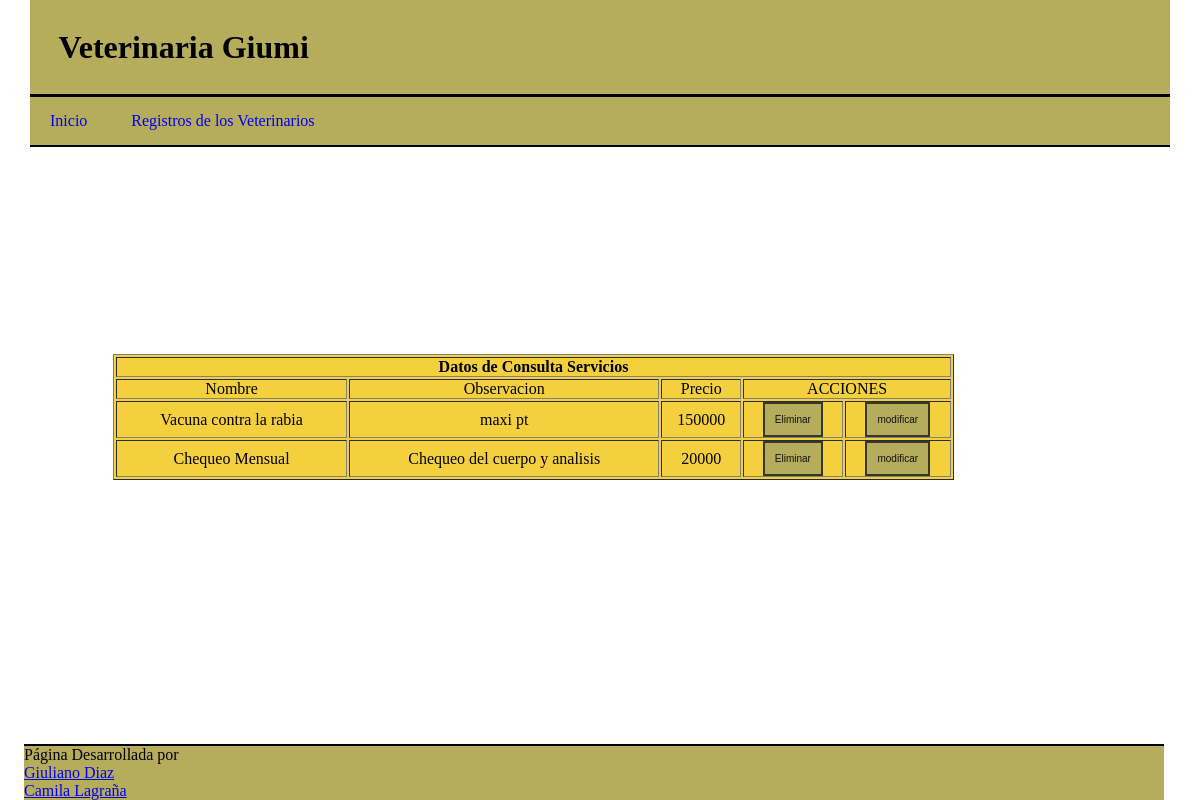
Page /registros2.php on the committed database.
### tables this page shows
CREATE TABLE `servicio` (
  `cod_servicio` int(11) NOT NULL,
  `nomb_servicio` varchar(45) DEFAULT NULL,
  `observacion` varchar(45) DEFAULT NULL,
  `especificacion_serv` int(11) DEFAULT NULL
);

### registros2.php (the view, shortened to what this page needs)
<html>
        <head>
            <link rel="stylesheet"type="text/css"href="css.css"/>
        </head>
    <body>
    <div class="titu">
            <h1>Veterinaria Giumi</h1>
            <hr size=5 color="black">
        <nav class="menu">
			<ul class="navegacion">
            <li><a href="index.php">Inicio</a></li>
			<li><a href="registros3.php">Registros de los Veterinarios</a>
				</ul>
            <hr size=3 color="black">
		</nav>
    </div>
        <div id="regis">
            <table width="841" border="1" align="left" bgcolor="#f4d03f">
            <tr>
                <th colspan="7 " align="center">Datos de Consulta Servicios</th>
            </tr>
                <tr>
                    <td><center>Nombre</center></td>
                    <td><center>Observacion</center></td>
                    <td><center>Precio</center></td>
                    <td colspan="2" align="center">ACCIONES</td>
                </tr>
                <?php
                        include('cone.php');
                        $consulta=mysqli_query($conexion,"SELECT * FROM servicio");
                        while($filas=mysqli_fetch_array($consulta)) {
                    ?>
                    <tr>
                        <td><center><?php echo $filas['nomb_servicio']?></center></td>
                        <td><center><?php echo $filas['observacion']?></center></td>
                        <td><center><?php echo $filas['especificacion_serv']?></center></td>
                        <td>
                        <form action="registros2.php" method="Post">
                        <center><input class="bt" id="btn" name="borrar" type="submit" value="Eliminar" /></center></td>
                    <td>
                    <form  action="actualizar3.php" method="Post">
                        <center><input class="bt" id="btn" name="mod" type="submit" value="modificar" /></center>
                    </form>
                    </td>
                   </tr>
                <?php
                    }
                ?>
                </table>
        </div>
        <footer class="titu">
            <hr size=3 color="black">
            Página Desarrollada por <ul class="no"><li><a href="https://www.instagram.com/giuliano_diaz11/">Giuliano Diaz</a></li><li><a href="https://www.instagram.com/cam.lagrana/">Camila Lagraña</a></li></ul>
        </footer>
    </body>
</html>

### css.css (style rules this page uses)
* { padding: 0; margin: 0; -webkit-box-sizing: border-box; -moz-box-sizing: border-box; box-sizing: border-box; }
body { background-image: url("http://cinnamonstyle.pe/wp-content/uploads/2018/03/wallpaper.wiki-Cat-Wallpaper-Tumblr-PIC-WPC007434.jpg"); }
table { position: absolute; right: 20.5%; bottom: 40%; }
.titu { width: 95%; max-width: 2000px; margin: auto; background-color: rgb(182, 173, 92) }
h1 { background-color: rgb(182, 173, 92); padding: 2.5%; }
.navegacion > li { display:inline-block; }
.navegacion > li > a { display:block; padding: 15px 20px; text-decoration:none; }
.bt { text-decoration: none; padding: 10px; font-weight: 450; font-size: 10px; color: #111111; background-color: rgb(182, 173, 92); border: 2px solid #363629; }
footer { position: absolute; bottom: 0%; right: 3%; }
.no { list-style: none; }

### rows in the picture
servicio: nomb_servicio "Vacuna contra la rabia", observacion "maxi pt", especificacion_serv "150000"
servicio: nomb_servicio "Chequeo Mensual", observacion "Chequeo del cuerpo y analisis", especificacion_serv "20000"
